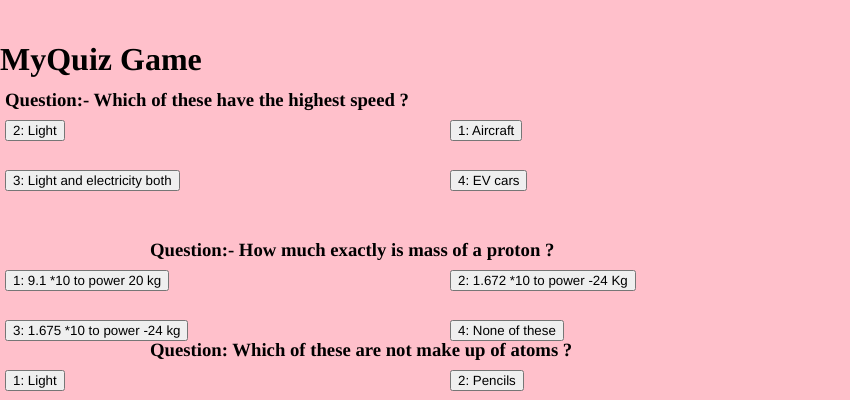
Frame 1 (no input)
Frame 60 (no input): identical to frame 1, image omitted
Frame 120 (the mouse pressed at the canvas centre since frame 60): identical to frame 1, image omitted

The p5.js sketch that drew this single still picture (run headless with seeded random() and noise() and a simulated clock; from frame 60 on, the mouse is pressed at the canvas centre):

// p5.js sketch
// ── sketch.js
var canvas, backgroundImage;
var gameState = 0;
var contestantCount;
var allContestants;
var answer;
var database;
var correctanswer = 0;
var total = 0;
var on = 0;
var game;
var question, contestant, quiz;

class Game{
  constructor(){
      this.title = createElement('h1')
      this.input1 = createInput("Enter Your Name Here....");
      this.input2 = createInput("Enter Correct Option No..");
      this.button = createButton('Submit');
      this.button2 = createButton('Reset');
      this.question = createElement('h3');
      this.option1 = createButton('h4');
      this.option2 = createButton('h4');
      this.option3 = createButton('h4');
      this.option4 = createButton('h4');
      this.question2 = createElement('h3');
      this.option5 = createButton('h4');
      this.option6 = createButton('h4');
      this.option7 = createButton('h4');
      this.option8 = createButton('h4');
      this.question3 = createElement('h3');
      this.option9 = createButton('h4');
      this.option10 = createButton('h4');
      this.option11 = createButton('h4');
      this.option12 = createButton('h4');
      this.question4 = createElement('h3');
      this.option13 = createButton('h4');
      this.option14 = createButton('h4');
      this.option15 = createButton('h4');
      this.option16 = createButton('h4');
      this.question5 = createElement('h3');
      this.option17 = createButton('h4');
      this.option18 = createButton('h4');
      this.option19 = createButton('h4');
      this.option20 = createButton('h4');

  }
  display(){
    this.title.html("MyQuiz Game");
    this.title.position(0, 20);

    this.question.html("Question:- Which of these have the highest speed ? " );
    this.question.position(5, 70);
    this.option1.html("1: Aircraft" );
    this.option1.position(450, 120);
    this.option2.html("2: Light" );
    this.option2.position(5, 120);
    this.option3.html("3: Light and electricity both " );
    this.option3.position(5, 170);
    this.option4.html("4: EV cars" );
    this.option4.position(450, 170);


    this.question2.html("Question:- How much exactly is mass of a proton ?" );
    this.question2.position(150,220);
    this.option5.html("1: 9.1 *10 to power 20 kg" );
    this.option5.position(5, 270);
    this.option6.html("2: 1.672 *10 to power -24 Kg" );
    this.option6.position(450, 270);
    this.option7.html("3: 1.675 *10 to power -24 kg " );
    this.option7.position(5, 320);
    this.option8.html("4: None of these" );
    this.option8.position(450, 320);

    this.question3.html("Question: Which of these are not make up of atoms ?" );
    this.question3.position(150, 320);
    this.option9.html("1: Light" );
    this.option9.position(5, 370);
    this.option10.html("2: Pencils" );
    this.option10.position(450, 370);
    this.option11.html("3: Body cells" );
    this.option11.position(5, 420);
    this.option12.html("4: Batteries" );
    this.option12.position(450, 420);


    
    this.question4.html("Question : The no. of bird added to its no. and adding half its no. and 1/4 of the no. + 1 is 100 . Find the number")
    this.question4.position(150, 470);
    this.option13.html("1: 36" );
    this.option13.position(5, 520);
    this.option14.html("2: 46" );
    this.option14.position(450, 520);
    this.option15.html("3: 26" );
    this.option15.position(5, 570);
    this.option16.html("4: 21" );
    this.option16.position(450, 570);

    
    this.question5.html("Question : Distance between moon and earth is _")
    this.question5.position(150, 570);
    this.option17.html("1: 384400 km" );
    this.option17.position(5, 620);
    this.option18.html("2: 3840000 m" );
    this.option18.position(450, 620);
    this.option19.html("3: 284000 km" );
    this.option19.position(5, 670);
    this.option20.html("4: 2840000 m" );
    this.option20.position(450, 670);


    this.option1.mousePressed(()=>{
      correctanswer = correctanswer
      total = total+1;
    })
    
    
    this.option2.mousePressed(()=>{
      correctanswer = correctanswer
      total = total+1
      this.option2.fill("red");
  
    })
    
  
  
  
    this.option3.mousePressed(()=>{
      correctanswer = correctanswer+1;
      total = total+1; 
      this.option3.fill("green");
  
    })
  
    this.option4.mousePressed(()=>{
      correctanswer = correctanswer
      total = total+1; 
      this.option4.fill("red")
  
    })
  
    this.option5.mousePressed(()=>{
      correctanswer = correctanswer
      total = total+1; 
  
    })
  
    this.option6.mousePressed(()=>{
      correctanswer = correctanswer+1;
      total = total+1; 
  
    })
  
    this.option7.mousePressed(()=>{
      correctanswer = correctanswer
      total = total+1; 
  
    })
  
    this.option8.mousePressed(()=>{
      correctanswer = correctanswer
      total = total+1; 
  
    })
  
    this.option9.mousePressed(()=>{
      correctanswer = correctanswer+1;
      total = total+1; 
  
    })
  
    this.option10.mousePressed(()=>{
      correctanswer = correctanswer
      total = total+1; 
  
    })
  
    this.option11.mousePressed(()=>{
      correctanswer = correctanswer
      total = total+1; 
  
    })
  
    this.option12.mousePressed(()=>{
      correctanswer = correctanswer
      total = total+1; 
  
    })
  
    this.option13.mousePressed(()=>{
      correctanswer = correctanswer+1;
      total = total+1; 
  
    })
  
    this.option14.mousePressed(()=>{
      correctanswer = correctanswer
      total = total+1; 
  
    })
  
    this.option15.mousePressed(()=>{
      correctanswer = correctanswer
      total = total+1; 
  
    })
  
    this.option16.mousePressed(()=>{
      correctanswer = 
      total = total+1; 
  
    })
  
    this.option17.mousePressed(()=>{
      correctanswer = correctanswer+1;
      total = total+1; 
  
    })
  
    this.option18.mousePressed(()=>{
      correctanswer = correctanswer
      total = total+1; 
  
    })
  
    this.option19.mousePressed(()=>{
      correctanswer = correctanswer
      total = total+1; 
  
    })
  
    this.option20.mousePressed(()=>{
      correctanswer = correctanswer
      total = total+1; 
  
    })  
  }
}

function setup(){
  canvas = createCanvas(850,400);
  

  if(total===5){
on = 2;
  }
  if(on!=2){
    game = new Game();
  }
  if(on===2){
    background("black");
    text("Your score is " + correctanswer,300,300,50,50);
  }
}


function draw(){
  background("pink");
  console.log(on)
  console.log(total);
  game.display();
}
